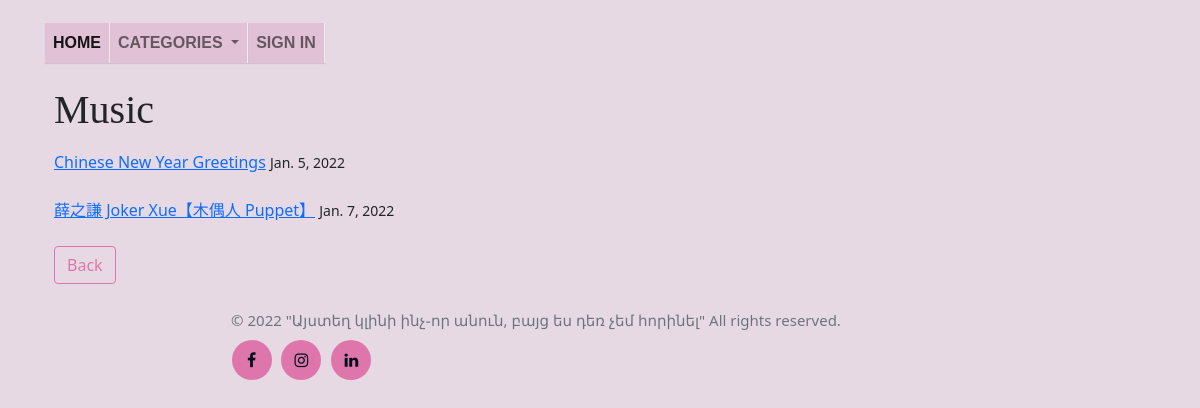
/category/Music/, run on the app's committed database.
### blog/models.py (models this page shows, shortened)
class Post(models.Model):
    title = models.CharField(max_length= 255)
    author = models.ForeignKey(User, on_delete= models.CASCADE)
    header_image = models.ImageField(null = True, blank = True,  upload_to ="images/" )
    body =  RichTextField(blank = True, null = True, max_length= 7000)
    post_date = models.DateField(auto_now_add= True)
    category = models.CharField(max_length= 255, default = 'China')
    snipped = RichTextField(max_length= 400)

### blog/views.py (the view)
# urls.py: path('category/<str:cats>/', CategoryView, name= 'category'),
def CategoryView(request, cats):
    category_posts = Post.objects.filter(category = cats.replace('-', ' '))
    return render(request, 'categories.html', {'cats': cats.title(), 'category_posts': category_posts})

### blog/templates/categories.html (shortened to what this page needs)
{%  extends 'base.html' %}
{%  block content %}
{% if category_posts %}
<ul> <h1> {{ cats }}  </h1>   </ul>
    <ul>
    {% for post in category_posts %}
       <a href="{% url 'article_detail' post.pk %}">
           {{ post.title }}</a>  <small> {{ post.post_date}} </small> <br/> <br/>
    {% endfor %}
    <a href="{% url 'home' %}" class="btn btn-secondary"> Back</a>
    </ul>
    {%  else  %}
       <h2> Sorry, there are no articles in this category yet </h2>
       <a href="{% url 'home' %}" class="btn btn-secondary"> Back</a>
    {%  endif %}
{%  endblock %}

### blog/static/blog/main.css (style rules this page uses)
body { background: #e7d9e3; margin: 10px; width: 85%; }
h1, h2, h3, h4 { font-family: 'Lobster', cursive; }
.btn-secondary, .btn-secondary:visited { color: #de76ab; background: none; border-color: #de76ab; }

### data on the page
Post: title "Chinese New Year Greetings", post_date "Jan. 5, 2022"
Post: title "薛之謙 Joker Xue【木偶人 Puppet】", post_date "Jan. 7, 2022"

### other printed values
{{ cats }} "Music"
